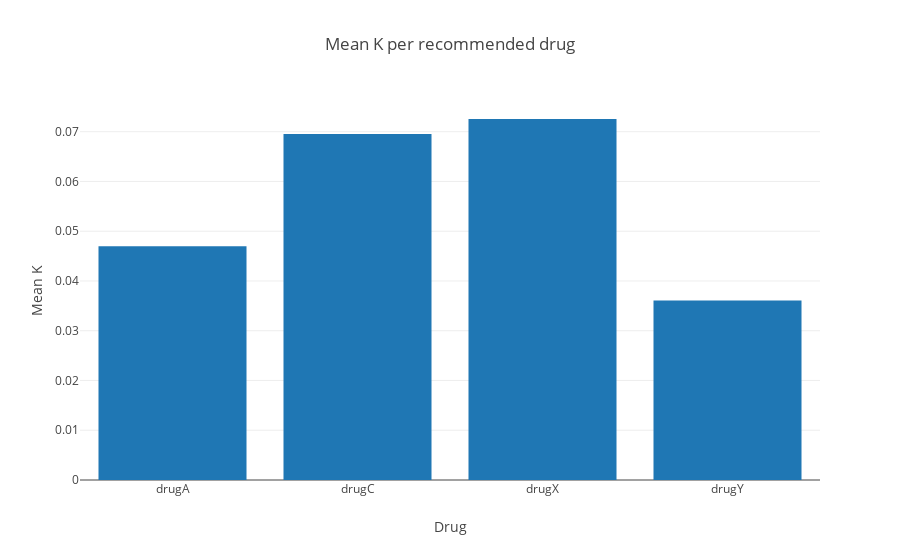

The code cell stored with this chart in its notebook:
### Markdown cell above
With this data set, you might want to do some analysis of the mean K value per drug type by using a bar chart.

### Code cell
age_data = [go.Bar(
            y=data_pdf.groupby(['$N-DRUG']).mean()["K"],
            x=cumulative_stats.index
            
    )]

age_layout = go.Layout(
    title='Mean K per recommended drug',
    xaxis=dict(
        title = "Drug",
        showline=False,),
    yaxis=dict(
        title = "Mean K",
        ),
)

fig = go.Figure(data=age_data, layout=age_layout)
iplot(fig)

### Figure 1 — Plotly figure (JSON) as saved in the notebook; plotly's stock layout.template omitted (floating-point values rounded to 4 significant figures)
{"data": [{"type": "bar", "y": [0.04698, 0.06953, 0.07255, 0.03607], "x": ["drugA", "drugC", "drugX", "drugY"]}], "layout": {"xaxis": {"showline": false, "title": "Drug"}, "title": "Mean K per recommended drug", "yaxis": {"title": "Mean K"}}}
